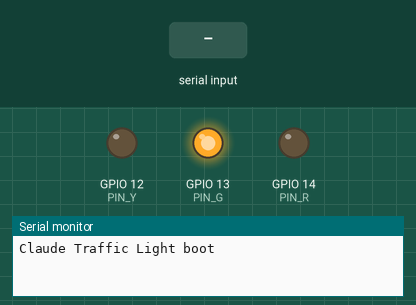
Simulated run of this sketch. Board: ESP8266 (Wemos D1 mini). Shown: output pins drawn as LEDs (lit = HIGH), the last lines printed to the serial monitor. Dashed ring = blinking. The inputs (shaded band) are chosen by the test bench. EEPROM starts erased.

Above: at 1.2 s.
1.3 s: "new\n" received over Serial
At 1.5 s:
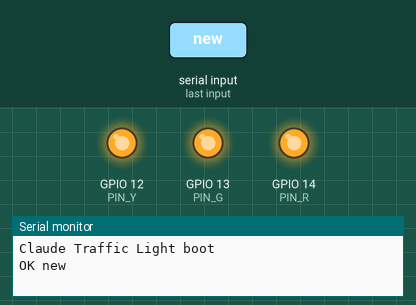
3.5 s: "work\n" received over Serial
At 4.5 s:
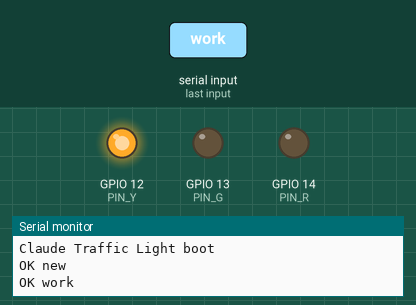
5.0 s: "error\n" received over Serial
At 5.32 s:
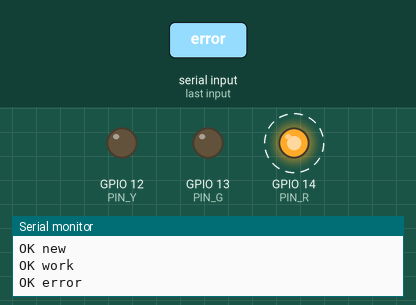
8.0 s: "bye\n" received over Serial
At 8.12 s:
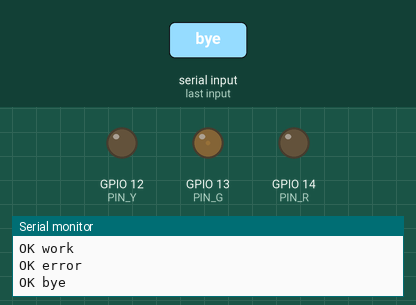
10.1 s: "new\n" received over Serial
At 11.3 s:
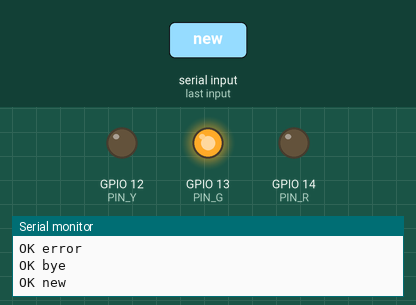
Timing chart, 0 to 13.0 s (numbered marks = the images above; inputs shaded):
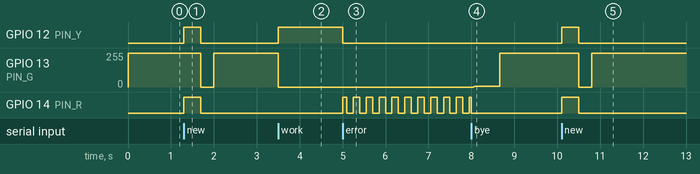

Measured:
- after the input at 1.3 s, GPIO 12 (PIN_Y), GPIO 14 (PIN_R): LOW → HIGH at once, → LOW 0.40 s later; GPIO 13 (PIN_G): 255/255 → 0/255 after 0.40 s, → 255/255 0.30 s later
- after the input at 3.5 s, GPIO 12 (PIN_Y): LOW → HIGH at once; GPIO 13 (PIN_G): 255/255 → 0/255 at once
- after the input at 5.0 s, GPIO 12 (PIN_Y): HIGH → LOW at once; GPIO 14 (PIN_R): alternates HIGH for 0.15 s and LOW for 0.15 s, starting at once
- after the input at 8.0 s, GPIO 13 (PIN_G): 0/255 → 6/255 at once, → 255/255 0.63 s later
- after the input at 10.1 s, GPIO 12 (PIN_Y), GPIO 14 (PIN_R): LOW → HIGH at once, → LOW 0.40 s later

The sketch:

claude_traffic_light.ino
```cpp
/*
 * Claude Traffic Light — ESP8266 固件
 * 红黄绿三颗 LED 实时指示 Claude Code 工作状态
 *
 * 接线（NodeMCU / D1 mini 通用）：
 *   红 → D5 (GPIO14)    黄 → D6 (GPIO12)    绿 → D7 (GPIO13)
 *   每路：引脚 → 220Ω 电阻 → LED 阳极，LED 阴极 → GND
 *
 * 命令（串口 115200 或 WiFi UDP 8266 端口，一行一条）：
 *   new   新对话开始：红黄绿同闪一下 → 绿灯常亮
 *   work  处理中：黄灯常亮
 *   wait  等待确认：黄灯闪烁
 *   error 出错：红灯闪烁
 *   idle  空闲：绿灯常亮
 *   bye   对话结束：绿灯长周期呼吸
 *   off   全灭
 *   status         回显当前状态
 *   wifi:SSID:PASS 保存 WiFi 凭证到 EEPROM 并连接（连上后 UDP 可用）
 *
 * 上电直接绿灯常亮（不闪烁）；OTA 升级端口 8267，升级期间黄灯。
 */
#include <EEPROM.h>
#include <ESP8266WiFi.h>
#include <WiFiUdp.h>
#include <ArduinoOTA.h>

const uint8_t PIN_R = 14;  // D5
const uint8_t PIN_Y = 12;  // D6
const uint8_t PIN_G = 13;  // D7

enum Effect : uint8_t { FX_OFF, FX_NEW, FX_WORK, FX_WAIT, FX_ERROR, FX_IDLE, FX_BYE };
Effect cur = FX_OFF;
uint32_t tStart = 0;      // 效果起始时刻（millis）

WiFiUDP udp;
bool udpReady = false;

// ---------- EEPROM：magic(4B) + ssid\0 + pass\0 ----------
const uint32_t MAGIC = 0x544C5743;  // "CLWT"
char ssid[33] = {0};
char pass[65] = {0};

void loadWiFiCfg() {
  EEPROM.begin(128);
  uint32_t magic = 0;
  EEPROM.get(0, magic);
  if (magic == MAGIC) {
    int p = 4;
    for (int i = 0; i < 32; i++) { ssid[i] = EEPROM.read(p + i); if (!ssid[i]) break; }
    p += strlen(ssid) + 1;
    for (int i = 0; i < 64; i++) { pass[i] = EEPROM.read(p + i); if (!pass[i]) break; }
  }
  EEPROM.end();
}

void saveWiFiCfg(const char* s, const char* pw) {
  strncpy(ssid, s, 32); ssid[32] = 0;
  strncpy(pass, pw, 64); pass[64] = 0;
  EEPROM.begin(128);
  EEPROM.put(0, MAGIC);
  int p = 4;
  for (size_t i = 0; i <= strlen(ssid); i++) EEPROM.write(p + i, ssid[i]);
  p += strlen(ssid) + 1;
  for (size_t i = 0; i <= strlen(pass); i++) EEPROM.write(p + i, pass[i]);
  EEPROM.commit();
  EEPROM.end();
}

// ---------- 灯效 ----------
void show(Effect fx) {
  cur = fx;
  tStart = millis();
  if (fx == FX_NEW) setRGB(1, 1, 1);  // 立即点亮，后续状态机处理
}

void setRGB(bool r, bool y, bool g) {
  digitalWrite(PIN_R, r);
  digitalWrite(PIN_Y, y);
  digitalWrite(PIN_G, g);
}

void runEffect() {
  uint32_t t = millis();
  switch (cur) {
    case FX_OFF:  setRGB(0, 0, 0); break;
    case FX_WORK: setRGB(0, 1, 0); break;
    case FX_IDLE: setRGB(0, 0, 1); break;
    case FX_WAIT:  setRGB(0, (t / 300) % 2, 0); break;
    case FX_ERROR: setRGB((t / 150) % 2, 0, 0); break;
    case FX_NEW: {
      uint32_t e = t - tStart;
      if (e < 400) setRGB(1, 1, 1);          // 三灯同亮
      else if (e < 700) setRGB(0, 0, 0);     // 熄灭
      else show(FX_IDLE);                    // 转入绿灯常亮
      break;
    }
    case FX_BYE: {
      // 绿灯呼吸：4s 周期正弦，从最暗淡入
      uint32_t ph = (t - tStart) % 4000;
      int v = (int)(1023.0 * (sin(ph * (2.0 * PI) / 4000.0 - PI / 2.0) + 1.0) / 2.0);
      analogWrite(PIN_G, v);
      digitalWrite(PIN_R, 0);
      digitalWrite(PIN_Y, 0);
      break;
    }
  }
}

// ---------- 命令处理 ----------
void handleCmd(const String& cmd, IPAddress* rip, uint16_t rport) {
  String ack;
  if (cmd == "new")      { show(FX_NEW);   ack = "OK new"; }
  else if (cmd == "work")    { show(FX_WORK);  ack = "OK work"; }
  else if (cmd == "wait")    { show(FX_WAIT);  ack = "OK wait"; }
  else if (cmd == "error")   { show(FX_ERROR); ack = "OK error"; }
  else if (cmd == "idle")    { show(FX_IDLE);  ack = "OK idle"; }
  else if (cmd == "bye")     { show(FX_BYE);   ack = "OK bye"; }
  else if (cmd == "off")     { show(FX_OFF);   ack = "OK off"; }
  else if (cmd == "status") {
    ack = "STATUS fx=" + String(cur) + " wifi=" +
          (WiFi.status() == WL_CONNECTED ? WiFi.localIP().toString() : "off");
  }
  else if (cmd.startsWith("wifi:")) {
    int c1 = cmd.indexOf(':', 5);
    if (c1 > 5) {
      String s = cmd.substring(5, c1);
      String p = cmd.substring(c1 + 1);
      saveWiFiCfg(s.c_str(), p.c_str());
      WiFi.mode(WIFI_STA);
      WiFi.begin(ssid, pass);
      udpReady = false;
      ack = "OK wifi saved, connecting...";
    } else {
      ack = "ERR usage: wifi:SSID:PASS";
    }
  }
  else { ack = "ERR unknown:" + cmd; }

  if (rip) { udp.beginPacket(*rip, rport); udp.print(ack); udp.endPacket(); }
  Serial.println(ack);
}

void handleSerial() {
  while (Serial.available()) {
    String line = Serial.readStringUntil('\n');
    line.trim();
    if (line.length()) handleCmd(line, NULL, 0);
  }
}

void handleUDP() {
  if (WiFi.status() != WL_CONNECTED) return;
  if (!udpReady) {
    udp.begin(8266);
    udpReady = true;
    Serial.println("UDP ready, IP=" + WiFi.localIP().toString());
  }
  int n = udp.parsePacket();
  if (n > 0) {
    char buf[128];
    int len = udp.read(buf, sizeof(buf) - 1);
    buf[len] = 0;
    String line = String(buf);
    line.trim();
    if (line.length()) {
      IPAddress rip = udp.remoteIP();
      uint16_t rp = udp.remotePort();
      handleCmd(line, &rip, rp);
    }
  }
}

// ---------- 主流程 ----------
void setup() {
  pinMode(PIN_R, OUTPUT);
  pinMode(PIN_Y, OUTPUT);
  pinMode(PIN_G, OUTPUT);
  Serial.begin(115200);
  Serial.println("\nClaude Traffic Light boot");
  loadWiFiCfg();
  if (ssid[0]) {
    WiFi.mode(WIFI_STA);
    WiFi.begin(ssid, pass);
  }

  // OTA 无线升级：端口 8267（与命令 UDP 8266 错开）
  ArduinoOTA.setHostname("claude-light");
  ArduinoOTA.setPort(8267);
  ArduinoOTA.onStart([]() {
    Serial.println("OTA start");
    show(FX_WORK);  // 升级期间黄灯
  });
  ArduinoOTA.onEnd([]() { Serial.println("OTA done, rebooting"); });
  ArduinoOTA.onError([](ota_error_t e) { Serial.printf("OTA error %u\n", e); });
  ArduinoOTA.begin();

  show(FX_IDLE);  // 上电：直接绿灯常亮（空闲态），不闪烁
}

void loop() {
  ArduinoOTA.handle();
  handleSerial();
  handleUDP();
  runEffect();
}
```
